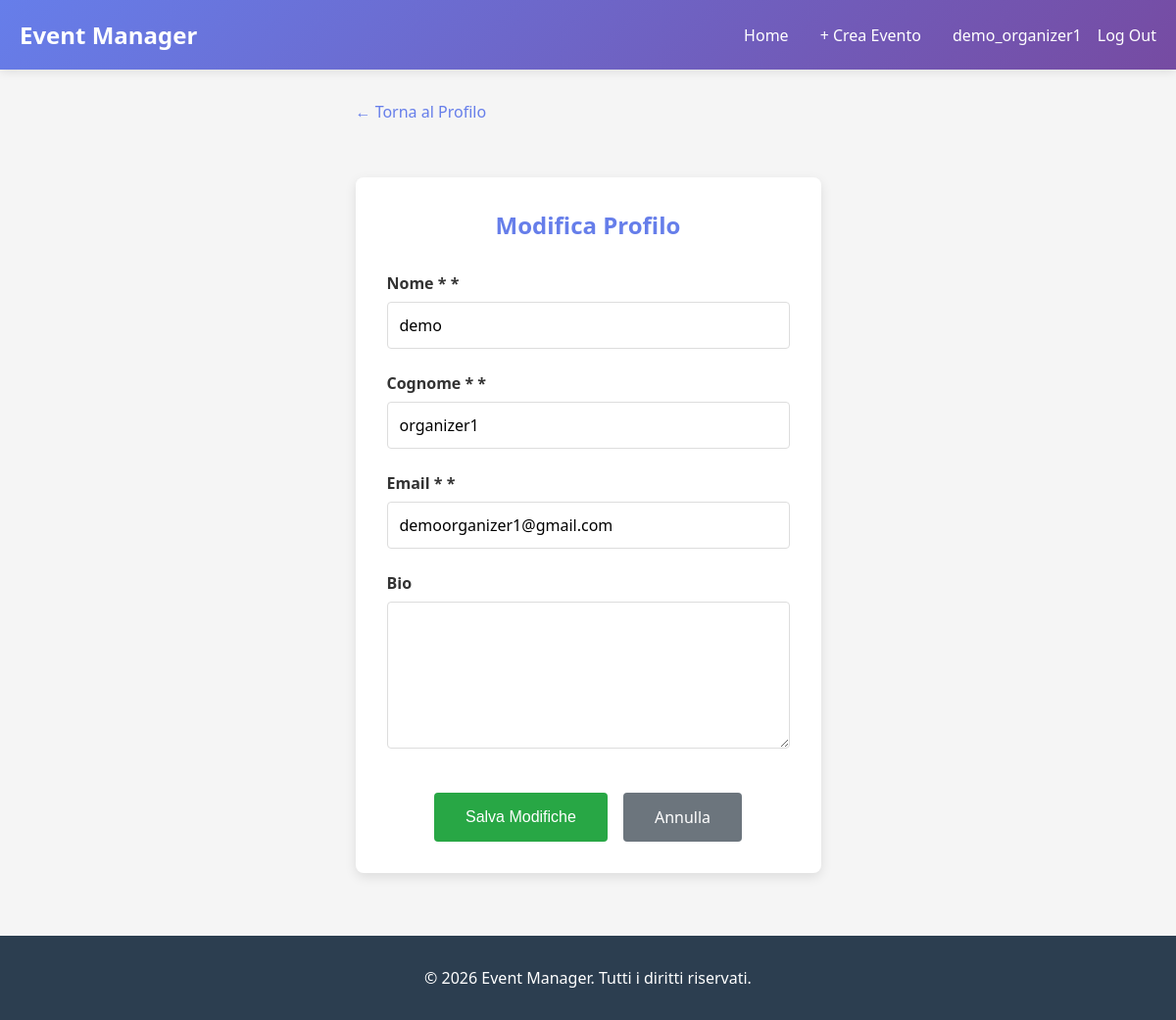
The app's page /profile/edit/ (signed in) with its own data.
### users/models.py (models this page shows, shortened)
class CustomUser(AbstractUser):
    ROLE_CHOICES = (
        ('attendee', 'Attendee'),
        ('organizer', 'Organizer'),
    )
    role = models.CharField(max_length=15, choices=ROLE_CHOICES, blank=False)
    bio = models.TextField(blank=True, null=True)
    email = models.EmailField(blank=False, unique=True)
    first_name = models.CharField(max_length=150, blank=False)
    last_name = models.CharField(max_length=150, blank=False)

### users/views.py (the view)
# urls.py: path('profile/edit/', users_views.profile_edit_view, name='profile_edit'),
@login_required(login_url='login')
@require_http_methods(["GET", "POST"])
def profile_edit_view(request):
    user = request.user
    if request.method == 'POST':
        form = ProfileEditForm(request.POST, instance=user)
        if form.is_valid():
            form.save()
            messages.success(request, 'Profilo aggiornato con successo!')
            return redirect('profile')
    else:
        form = ProfileEditForm(instance=user)
    return render(request, 'profile_edit.html', {'form': form})

### users/forms.py (shortened to what this page needs)
class ProfileEditForm(forms.ModelForm):
    email = forms.EmailField(required=True, label="Email *")
    first_name = forms.CharField(required=True, label="Nome *")
    last_name = forms.CharField(required=True, label="Cognome *")
    class Meta:
        model = CustomUser
        fields = ['first_name', 'last_name', 'email', 'bio']
        widgets = {
            'bio': forms.Textarea(attrs={'rows': 3}),
        }
        labels = {
            'bio': 'Bio',
        }

### templates/profile_edit.html (shortened to what this page needs)
{% extends "base.html" %}
{% load static %}
{% block extra_css %}
<link rel="stylesheet" href="{% static 'css/forms.css' %}">
{% endblock %}
{% block content %}
<a href="{% url 'profile' %}" class="back-link">← Torna al Profilo</a>
<div class="form-container form-container-sm">
    <h2>Modifica Profilo</h2>
    <form method="POST">
        {% for field in form %}
            <div class="form-group">
                <label for="{{ field.id_for_label }}">{{ field.label }} {% if field.field.required %}*{% endif %}</label>
                {{ field }}
            </div>
        {% endfor %}
        <div class="form-actions">
            <button type="submit" class="btn btn-success">Salva Modifiche</button>
            <a href="{% url 'profile' %}" class="btn-cancel btn">Annulla</a>
        </div>
    </form>
</div>
{% endblock %}

### templates/base.html (shortened to what this page needs)
{% load static %}
<!DOCTYPE html>
<html lang="it">
<head>
    <link rel="stylesheet" href="{% static 'css/main.css' %}">
    {% block extra_css %}{% endblock %}
</head>
<body>
    {% if user.is_authenticated %}
    <nav>
        <div class="nav-container">
            <a href="{% url 'event_list' %}" class="nav-brand">Event Manager</a>
            <ul class="nav-links">
                <li><a href="{% url 'event_list' %}">Home</a></li>
                {% if user.role == 'organizer' %}
                    <li><a href="{% url 'event_create' %}">+ Crea Evento</a></li>
                {% endif %}
                <li class="nav-user-meta">
                    <a href="{% url 'profile' %}" class="nav-user-link">
                         <span>{{ user.username }}</span>
                    </a>
                    <form action="{% url 'logout' %}" method="POST" class="nav-logout-form">
                        <button type="submit" class="nav-logout-btn">
                            Log Out
                        </button>
                    </form>
                </li>
            </ul>
        </div>
    </nav>
    {% endif %}
    <div class="container">
        {% block content %}{% endblock %}
    </div>
    <footer>
        <p class="footer-copyright">&copy; 2026 Event Manager. Tutti i diritti riservati.</p>
    </footer>
</body>
</html>

### static/css/main.css (style rules this page uses)
* { margin: 0; padding: 0; box-sizing: border-box; }
html, body { height: 100%; }
body { font-family: 'Segoe UI', Tahoma, Geneva, Verdana, sans-serif; background-color: #f5f5f5; color: #333; display: flex; flex-direction: column; min-height: 100vh; }
nav { background: linear-gradient(135deg, #667eea 0%, #764ba2 100%); padding: 1.2rem 0; box-shadow: 0 2px 10px rgba(0, 0, 0, 0.1); position: sticky; top: 0; z-index: 100; }
.nav-container { max-width: 1200px; margin: 0 auto; padding: 0 20px; display: flex; justify-content: space-between; align-items: center; }
.nav-brand { color: white; font-size: 1.5rem; font-weight: bold; text-decoration: none; }
.nav-links { display: flex; list-style: none; gap: 2rem; align-items: center; margin-left: auto; width: auto; }
.nav-links a { color: white; text-decoration: none; transition: opacity 0.3s; font-weight: 500; }
.nav-user-meta { margin-left: auto; display: flex; align-items: center; gap: 1rem; }
.nav-user-link { display: flex; align-items: center; gap: 0.5rem; }
.nav-logout-form { display: inline; margin: 0; padding: 0; }
.nav-logout-btn { background: none; border: none; color: white; cursor: pointer; font-family: inherit; font-size: inherit; font-weight: inherit; text-decoration: none; padding: 0; }
.container { max-width: 1200px; margin: 2rem auto; padding: 0 20px; flex: 1 0 auto; }
footer { background-color: #2c3e50; color: white; text-align: center; padding: 2rem 0; margin-top: 0; flex-shrink: 0; width: 100%; }
.footer-copyright { margin: 0; }
.btn { display: inline-block; padding: 0.75rem 1.5rem; background-color: #667eea; color: white; text-decoration: none; border: none; border-radius: 4px; cursor: pointer; transition: background-color 0.3s; font-size: 1rem; }
.btn-success { background-color: #28a745; }
.back-link { display: inline-block; margin-bottom: 1.5rem; color: #667eea; text-decoration: none; font-weight: 500; }

### static/css/forms.css (style rules this page uses)
.form-container { max-width: 700px; margin: 2rem auto; background: white; padding: 2rem; border-radius: 8px; box-shadow: 0 4px 12px rgba(0, 0, 0, 0.1); }
.form-container h2 { color: #667eea; text-align: center; margin-bottom: 2rem; }
.form-group { margin-bottom: 1.5rem; }
.form-group label { display: block; margin-bottom: 0.5rem; font-weight: 600; color: #333; }
.form-group input, .form-group textarea, .form-group select { width: 100%; padding: 0.75rem; border: 1px solid #ddd; border-radius: 4px; font-size: 1rem; font-family: inherit; transition: border-color 0.3s, box-shadow 0.3s; }
.form-group textarea { resize: vertical; min-height: 150px; }
.form-actions { display: flex; gap: 1rem; margin-top: 2.5rem; justify-content: center; }
.form-actions button, .form-actions a { padding: 0.85rem 2rem; font-size: 1rem; font-weight: 500; }
.btn-cancel { background-color: #6c757d; color: white; text-decoration: none; border: none; border-radius: 4px; cursor: pointer; transition: background-color 0.3s; }
.form-container-sm { max-width: 500px; }

### records on screen
CustomUser: username "demo_organizer1", form "demo" "organizer1" "demoorganizer1@gmail.com"

### other values on screen
{{ field.label }} "Nome *" "Cognome *" "Email *" "Bio"
